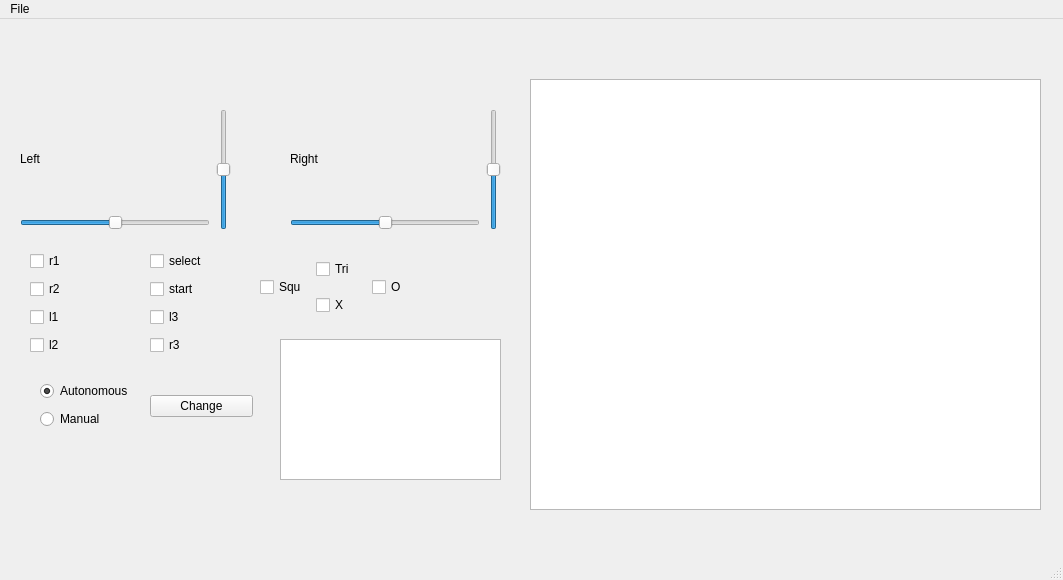
<?xml version="1.0" encoding="UTF-8"?>
<ui version="4.0">
 <class>MainWindow</class>
 <widget class="QMainWindow" name="MainWindow">
  <property name="geometry">
   <rect>
    <x>0</x>
    <y>0</y>
    <width>1063</width>
    <height>580</height>
   </rect>
  </property>
  <property name="windowTitle">
   <string>PS3 Controller Input Data</string>
  </property>
  <property name="windowIcon">
   <iconset resource="../../RobosubUI.qrc">
    <normaloff>:/Pictures/Only-Logo.png</normaloff>:/Pictures/Only-Logo.png</iconset>
  </property>
  <widget class="QWidget" name="centralwidget">
   <widget class="QLabel" name="label">
    <property name="geometry">
     <rect>
      <x>140</x>
      <y>10</y>
      <width>271</width>
      <height>81</height>
     </rect>
    </property>
    <property name="text">
     <string/>
    </property>
    <property name="pixmap">
     <pixmap resource="../../RobosubUI.qrc">:/Pictures/Landscape-Logo.png</pixmap>
    </property>
    <property name="scaledContents">
     <bool>true</bool>
    </property>
   </widget>
   <widget class="QWidget" name="layoutWidget">
    <property name="geometry">
     <rect>
      <x>290</x>
      <y>90</y>
      <width>211</width>
      <height>121</height>
     </rect>
    </property>
    <layout class="QHBoxLayout" name="horizontalLayout_2">
     <item>
      <layout class="QVBoxLayout" name="verticalLayout_3">
       <item>
        <widget class="QLabel" name="label_4">
         <property name="text">
          <string>Right</string>
         </property>
         <property name="scaledContents">
          <bool>true</bool>
         </property>
        </widget>
       </item>
       <item>
        <widget class="QSlider" name="horizontalSlider_3">
         <property name="minimum">
          <number>-100</number>
         </property>
         <property name="maximum">
          <number>100</number>
         </property>
         <property name="orientation">
          <enum>Qt::Horizontal</enum>
         </property>
        </widget>
       </item>
      </layout>
     </item>
     <item>
      <widget class="QSlider" name="verticalSlider_2">
       <property name="minimum">
        <number>-99</number>
       </property>
       <property name="orientation">
        <enum>Qt::Vertical</enum>
       </property>
      </widget>
     </item>
    </layout>
   </widget>
   <widget class="QWidget" name="horizontalLayoutWidget">
    <property name="geometry">
     <rect>
      <x>260</x>
      <y>230</y>
      <width>162</width>
      <height>76</height>
     </rect>
    </property>
    <layout class="QHBoxLayout" name="SquO">
     <item>
      <widget class="QCheckBox" name="square">
       <property name="text">
        <string>Squ</string>
       </property>
      </widget>
     </item>
     <item>
      <layout class="QVBoxLayout" name="XTri">
       <item>
        <widget class="QCheckBox" name="triangle">
         <property name="text">
          <string>Tri</string>
         </property>
        </widget>
       </item>
       <item>
        <widget class="QCheckBox" name="x">
         <property name="text">
          <string>X</string>
         </property>
        </widget>
       </item>
      </layout>
     </item>
     <item>
      <widget class="QCheckBox" name="o">
       <property name="text">
        <string>O</string>
       </property>
      </widget>
     </item>
    </layout>
   </widget>
   <widget class="QWidget" name="layoutWidget">
    <property name="geometry">
     <rect>
      <x>20</x>
      <y>90</y>
      <width>211</width>
      <height>121</height>
     </rect>
    </property>
    <layout class="QHBoxLayout" name="horizontalLayout">
     <item>
      <layout class="QVBoxLayout" name="verticalLayout">
       <item>
        <widget class="QLabel" name="label_2">
         <property name="text">
          <string>Left</string>
         </property>
         <property name="scaledContents">
          <bool>true</bool>
         </property>
        </widget>
       </item>
       <item>
        <widget class="QSlider" name="horizontalSlider">
         <property name="minimum">
          <number>-100</number>
         </property>
         <property name="maximum">
          <number>100</number>
         </property>
         <property name="orientation">
          <enum>Qt::Horizontal</enum>
         </property>
        </widget>
       </item>
      </layout>
     </item>
     <item>
      <widget class="QSlider" name="verticalSlider">
       <property name="minimum">
        <number>-99</number>
       </property>
       <property name="orientation">
        <enum>Qt::Vertical</enum>
       </property>
      </widget>
     </item>
    </layout>
   </widget>
   <widget class="QWidget" name="layoutWidget">
    <property name="geometry">
     <rect>
      <x>40</x>
      <y>360</y>
      <width>213</width>
      <height>54</height>
     </rect>
    </property>
    <layout class="QHBoxLayout" name="horizontalLayout_3">
     <item>
      <layout class="QVBoxLayout" name="verticalLayout_2">
       <item>
        <widget class="QRadioButton" name="AutonomusRB">
         <property name="text">
          <string>Autonomous</string>
         </property>
         <property name="checked">
          <bool>true</bool>
         </property>
        </widget>
       </item>
       <item>
        <widget class="QRadioButton" name="ManualRB">
         <property name="text">
          <string>Manual</string>
         </property>
        </widget>
       </item>
      </layout>
     </item>
     <item>
      <widget class="QPushButton" name="changeStatus">
       <property name="toolTip">
        <string extracomment="Click to change the state of the robot to the selcted state."/>
       </property>
       <property name="whatsThis">
        <string extracomment="Click to change the state of the robot to the selcted state."/>
       </property>
       <property name="text">
        <string>Change</string>
       </property>
      </widget>
     </item>
    </layout>
   </widget>
   <widget class="QWidget" name="layoutWidget_2">
    <property name="geometry">
     <rect>
      <x>30</x>
      <y>230</y>
      <width>101</width>
      <height>108</height>
     </rect>
    </property>
    <layout class="QVBoxLayout" name="verticalLayout_5">
     <item>
      <widget class="QCheckBox" name="r1">
       <property name="text">
        <string>r1</string>
       </property>
      </widget>
     </item>
     <item>
      <widget class="QCheckBox" name="r2">
       <property name="text">
        <string>r2</string>
       </property>
      </widget>
     </item>
     <item>
      <widget class="QCheckBox" name="l1">
       <property name="text">
        <string>l1</string>
       </property>
      </widget>
     </item>
     <item>
      <widget class="QCheckBox" name="l2">
       <property name="text">
        <string>l2</string>
       </property>
      </widget>
     </item>
    </layout>
   </widget>
   <widget class="QWidget" name="layoutWidget">
    <property name="geometry">
     <rect>
      <x>150</x>
      <y>230</y>
      <width>101</width>
      <height>108</height>
     </rect>
    </property>
    <layout class="QVBoxLayout" name="verticalLayout_4">
     <item>
      <widget class="QCheckBox" name="select">
       <property name="text">
        <string>select</string>
       </property>
      </widget>
     </item>
     <item>
      <widget class="QCheckBox" name="start">
       <property name="text">
        <string>start</string>
       </property>
      </widget>
     </item>
     <item>
      <widget class="QCheckBox" name="l3">
       <property name="text">
        <string>l3</string>
       </property>
      </widget>
     </item>
     <item>
      <widget class="QCheckBox" name="r3">
       <property name="text">
        <string>r3</string>
       </property>
      </widget>
     </item>
    </layout>
   </widget>
   <widget class="QTextEdit" name="textField">
    <property name="geometry">
     <rect>
      <x>280</x>
      <y>320</y>
      <width>221</width>
      <height>141</height>
     </rect>
    </property>
    <property name="html">
     <string>&lt;!DOCTYPE HTML PUBLIC &quot;-//W3C//DTD HTML 4.0//EN&quot; &quot;http://www.w3.org/TR/REC-html40/strict.dtd&quot;&gt;
&lt;html&gt;&lt;head&gt;&lt;meta name=&quot;qrichtext&quot; content=&quot;1&quot; /&gt;&lt;style type=&quot;text/css&quot;&gt;
p, li { white-space: pre-wrap; }
&lt;/style&gt;&lt;/head&gt;&lt;body style=&quot; font-family:'Ubuntu'; font-size:11pt; font-weight:400; font-style:normal;&quot;&gt;
&lt;p style=&quot;-qt-paragraph-type:empty; margin-top:0px; margin-bottom:0px; margin-left:0px; margin-right:0px; -qt-block-indent:0; text-indent:0px;&quot;&gt;&lt;br /&gt;&lt;/p&gt;&lt;/body&gt;&lt;/html&gt;</string>
    </property>
   </widget>
   <widget class="GraphicsLayoutWidget" name="graphicsView">
    <property name="geometry">
     <rect>
      <x>530</x>
      <y>60</y>
      <width>511</width>
      <height>431</height>
     </rect>
    </property>
   </widget>
  </widget>
  <widget class="QMenuBar" name="menubar">
   <property name="geometry">
    <rect>
     <x>0</x>
     <y>0</y>
     <width>1063</width>
     <height>25</height>
    </rect>
   </property>
   <widget class="QMenu" name="menuFile">
    <property name="title">
     <string>File</string>
    </property>
    <addaction name="actionQuit"/>
   </widget>
   <addaction name="menuFile"/>
  </widget>
  <widget class="QStatusBar" name="statusbar"/>
  <action name="actionQuit">
   <property name="text">
    <string>Quit</string>
   </property>
   <property name="toolTip">
    <string>Close the window</string>
   </property>
   <property name="shortcut">
    <string>Ctrl+W</string>
   </property>
  </action>
 </widget>
 <customwidgets>
  <customwidget>
   <class>GraphicsLayoutWidget</class>
   <extends>QGraphicsView</extends>
   <header>pyqtgraph</header>
  </customwidget>
 </customwidgets>
 <resources>
  <include location="../../RobosubUI.qrc"/>
  <include location="../../RobosubUI.qrc"/>
  <include location="../../../../../../../../RobosubUI.qrc"/>
  <include location="../../../RobosubUI.qrc"/>
 </resources>
 <connections>
  <connection>
   <sender>actionQuit</sender>
   <signal>triggered()</signal>
   <receiver>MainWindow</receiver>
   <slot>close()</slot>
   <hints>
    <hint type="sourcelabel">
     <x>-1</x>
     <y>-1</y>
    </hint>
    <hint type="destinationlabel">
     <x>399</x>
     <y>299</y>
    </hint>
   </hints>
  </connection>
 </connections>
</ui>
